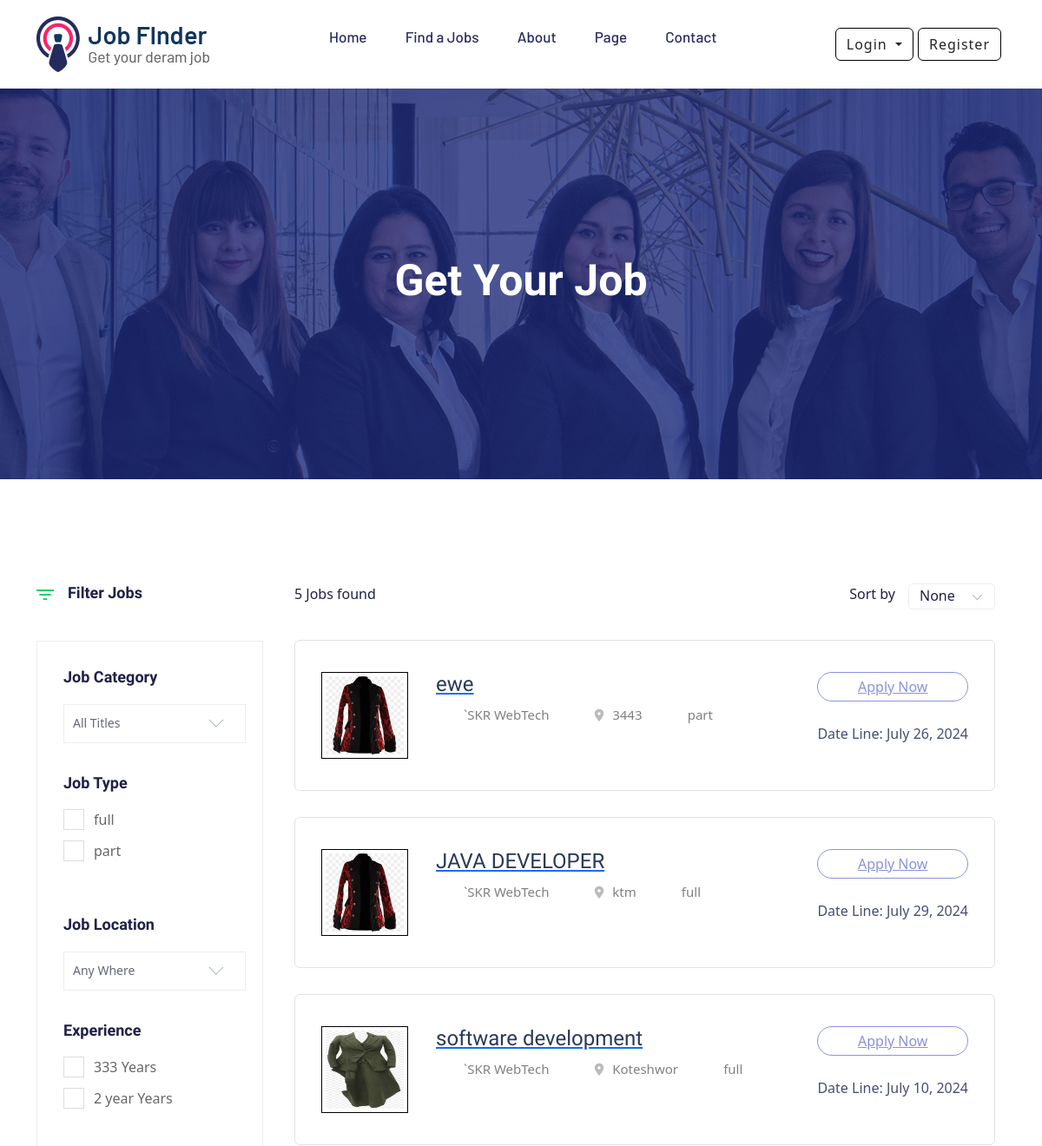
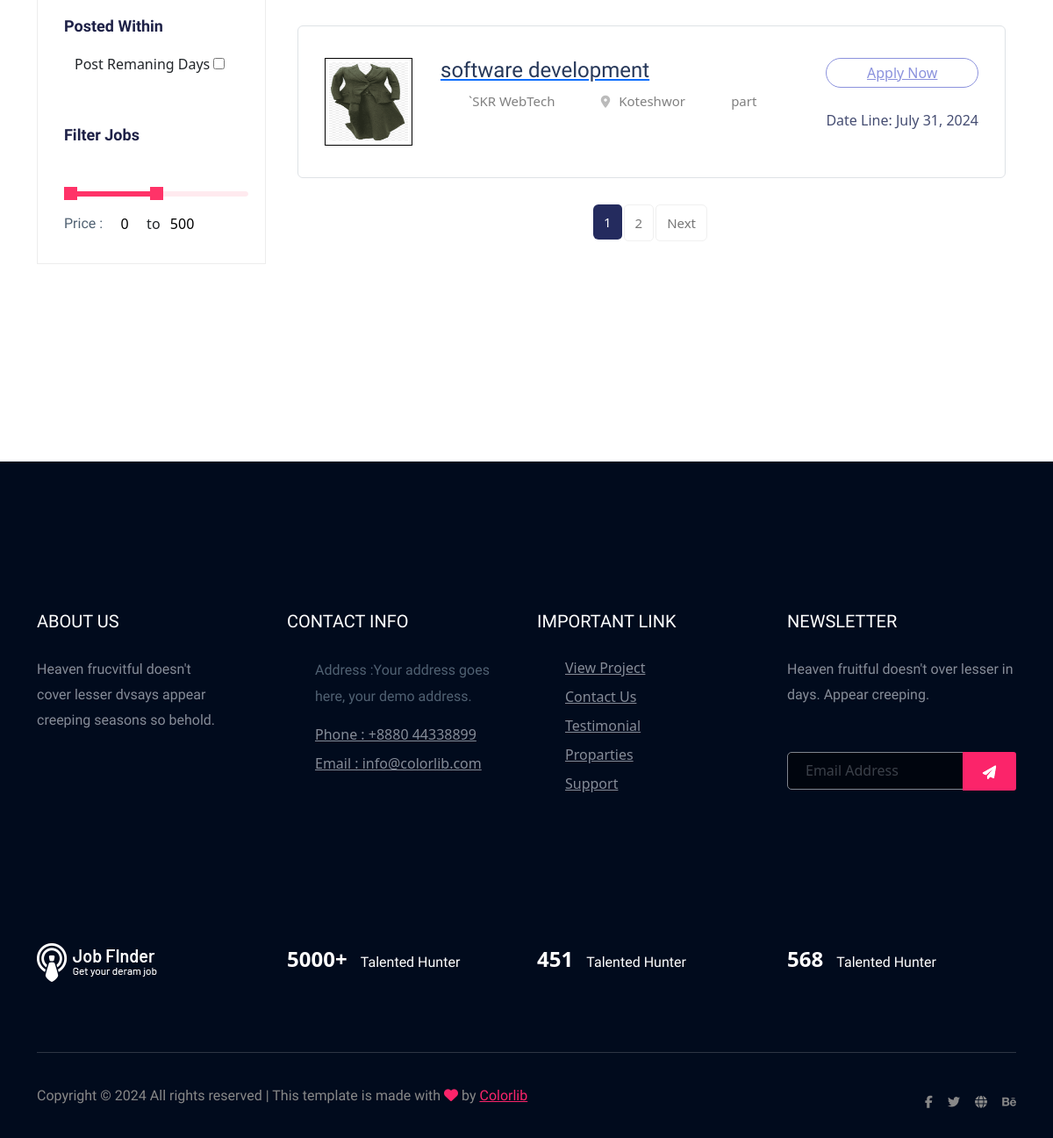
The page /job/ on the database its author committed (2 pictures, top to bottom).
### job/models.py (models this page shows, shortened)
class Job_type(models.Model):
    job_type = models.CharField(max_length=200)

class Experience(models.Model):
    label = models.CharField(max_length=50)

class Job(models.Model):
    employers = models.ForeignKey('Employers', on_delete=models.CASCADE)
    vacency = models.IntegerField(null=True)
    end_date = models.DateField()
    title = models.CharField(max_length=200)
    salary = models.CharField(max_length=30)
    image = models.ImageField(upload_to='job')
    des = models.CharField(max_length=400)
    location = models.CharField(max_length=150)
    skills = models.CharField(max_length=200)
    creationdate = models.DateField(auto_now_add=True)
    job_type = models.ForeignKey('Job_type', on_delete=models.CASCADE, null=True)
    experiences = models.ForeignKey('Experience', on_delete=models.CASCADE, null=True)

class Employers(models.Model):
    user=models.ForeignKey(User, on_delete=models.CASCADE)
    company=models.CharField(max_length=200, null=True)
    company_des=models.CharField(max_length=400, null=True)
    mobile=models.CharField(max_length=15, null= True)
    image=models.ImageField(null=True, upload_to='user_profile')
    web=models.CharField(max_length=10, null=True)
    is_employer = models.BooleanField(default=False)
    status=models.CharField(max_length=20, null=True)

### job/views/jobseeker.py (the view)
# urls.py: path('job/', JOB, name='job'),
def JOB(request):
    user = request.user
    job_type = Job_type.objects.all()
    label = Experience.objects.all()
    jobs = Job.objects.all()
    job =Job.objects.all().count()
    paginator=Paginator(jobs, 4) #number of items to display per page
    page_num=request.GET.get('page') #current page /127.0.0.1:8000/?page=1
    jobs=paginator.get_page(page_num)#fetch the data from current page
    total=jobs.paginator.num_pages #3
    list = []
    if user.is_authenticated:
        try:
            student = JobSeekers.objects.get(user=user)
            data = Apply.objects.filter(student=student)
            for i in data:
                list.append(i.job.id)
        except JobSeekers.DoesNotExist:
            list = []
    else:
        list = []  # Ensure list is empty if the user is not logged in
    context={
        'job_type':job_type,
        'jobs':jobs,
        'job':job,
        'label':label,
        'list':list,
        'total':total,
        'num':[i+1 for i in range(total)]#for i in range(3):#  [1,2,3]
    }
    return render(request, 'main/job.html', context)

### job/templates/main/job.html (shortened to what this page needs)
{% extends 'base/base.html' %}
{% load static %}
{% block content %}
<main>
    <div class="slider-area ">
        <div class="single-slider section-overly slider-height2 d-flex align-items-center"
            data-background="{% static 'assets/img/hero/about.jpg' %}">
            <div class="container">
                <div class="row">
                    <div class="col-xl-12">
                        <div class="hero-cap text-center">
                            <h2>Get your job</h2>
                        </div>
                    </div>
                </div>
            </div>
        </div>
    </div>
    <div class="job-listing-area pt-120 pb-120">
        <div class="container">
            <div class="row">
                <div class="col-xl-3 col-lg-3 col-md-4">
                    <div class="row">
                        <div class="col-12">
                            <div class="small-section-tittle2 mb-45">
                                <div class="ion">
                                </div>
                                <h4>Filter Jobs</h4>
                            </div>
                        </div>
                    </div>
                    <div class="job-category-listing mb-50">
                        <div class="single-listing">
                            <div class="small-section-tittle2">
                                <h4>Job Category</h4>
                            </div>
                            <div class="select-Categories pt-80 pb-50">
                                <div class="small-section-tittle2">
                                    <h4>Job Type</h4>
                                </div>
                                {% for i in job_type %}
                                <label class="container">
                                    <label class="form-check-label font-size-base" for="job-{{i.id}}">
                                        {{i.job_type}}
                                    </label>
                                    <span class="checkmark"></span>
                                </label>
                                {% endfor %}
                            </div>
                        </div>
                        <div class="single-listing">
                            <div class="small-section-tittle2">
                                <h4>Job Location</h4>
                            </div>
                            <div class="select-Categories pt-80 pb-50">
                                <div class="small-section-tittle2">
                                    <h4>Experience</h4>
                                </div>
                                {% for i in label %}
                                <label class="container">
                                    <label class="form-check-label font-size-base" for="job-{{i.id}}">
                                        {{i.label}} Years
                                    </label>
                                    <span class="checkmark"></span>
                                </label>
                                {% endfor %}
                            </div>
                        </div>
                        <div class="select-Categories pb-50">
                            <div class="small-section-tittle2">
                                <h4>Posted Within</h4>
                            </div>
                            <label class="container">Post Remaning Days
                                <input type="checkbox" class="filter-checkbox" data-days="2" data-bs-toggle="modal"
                                    data-bs-target="#exampleModal">
                            </label>
                        </div>
                        <div class="single-listing">
                            <aside class="left_widgets p_filter_widgets price_rangs_aside sidebar_box_shadow">
                                <div class="small-section-tittle2">
                                    <h4>Filter Jobs</h4>
                                </div>
                                <div class="widgets_inner">
                                    <div class="range_item">
                                        <input type="text" class="js-range-slider" value="" />
                                        <div class="d-flex align-items-center">
                                            <div class="price_text">
                                                <p>Price :</p>
                                            </div>
                                            <div class="price_value d-flex justify-content-center">
                                                <input type="text" class="js-input-from" id="amount" readonly />
                                                <span>to</span>
                                                <input type="text" class="js-input-to" id="amount" readonly />
                                            </div>
                                        </div>
                                    </div>
                                </div>
                            </aside>
                        </div>
                    </div>
                </div>
                <div class="col-xl-9 col-lg-9 col-md-8">
                    <section class="featured-job-area">
                        <div class="container" id="filteredJob">
                            <div class="row">
                                <div class="col-lg-12">
                                    <div class="count-job mb-35">
                                        <span>{{job}} Jobs found</span>
                                        <div class="select-job-items">
                                            <span>Sort by</span>
                                        </div>
                                    </div>
                                </div>
                            </div>
                            {% for i in jobs %}
                            <div class="single-job-items mb-30 border rounded">
                                <div class="job-items">
                                    <div class="company-img">
                                        <a href="#"><img src="{{i.image.url}}" alt="" width="100" height="100"
                                                style="border: 1px solid black; padding: 4px;"></a>
                                    </div>
                                    <div class="job-tittle job-tittle2">
                                        <a href="#">
                                            <h4>{{i.title}}</h4>
                                        </a>
                                        <ul>
                                            <li>{{i.employers.company}}</li>
                                            <li><i class="fas fa-map-marker-alt"></i>{{i.location}}</li>
                                            <li>{{i.job_type.job_type}}</li>
                                        </ul>
                                    </div>
                                </div>
                                <div class="items-link items-link2 f-right">
                                    {% if i.id in list %}
                                    <a href="" class="btn-success">Applied</a>
                                    {% else %}
                                    <a href="{% url 'job_details' i.id %}">Apply Now</a>
                                    {% endif %}
                                    <span>Date Line: {{ i.end_date }}</span>
                                </div>
                            </div>
                            {% endfor %}
                            <div class="pagination-area pb-115 text-center">
                                <div class="container">
                                    <div class="row">
                                        <div class="col-xl-12">
                                            <div class="single-wrap d-flex justify-content-center">
                                                <nav aria-label="Page navigation example">
                                                    <ul class="pagination ms-auto">
                                                        {% for n in jobs.paginator.page_range %}
                                                            {% if n >= jobs.number|add:'-1' and n <= jobs.number|add:'1' %}
                                                                <li class="page-item {% if n == jobs.number %}active{% endif %}">
                                                                    <a class="page-link" href="?page={{ n }}">{{ n }}</a>
                                                                </li>
                                                            {% endif %}
                                                        {% endfor %}
                                                        {% if jobs.has_next %}
                                                            <li class="page-item"><a class="page-link" href="?page={{ jobs.next_page_number }}">Next</a></li>
                                                        {% endif %}
                                                    </ul>
                                                </nav>
                                            </div>
                                        </div>
                                    </div>
                                </div>
                            </div>
                        </div>
                    </section>
                </div>
            </div>
        </div>
    </div>
</main>
{% endblock %}

### rows shown on the page
Job_type: job_type "full"
Job_type: job_type "part"
Experience: label "333"
Experience: label "2 year"
Job: image (picture), title "ewe", employers.company "`SKR WebTech", location "3443", job_type.job_type "part", shows "Apply Now", end_date "July 26, 2024"
Job: image (picture), title "JAVA DEVELOPER", employers.company "`SKR WebTech", location "ktm", job_type.job_type "full", shows "Apply Now", end_date "July 29, 2024"
Job: image (picture), title "software development", employers.company "`SKR WebTech", location "Koteshwor", job_type.job_type "full", shows "Apply Now", end_date "July 10, 2024"
Job: image (picture), title "software development", employers.company "`SKR WebTech", location "Koteshwor", job_type.job_type "part", shows "Apply Now", end_date "July 31, 2024"

### other values the page prints
{{ job }} "5"
{{ n }} "1" "2"
